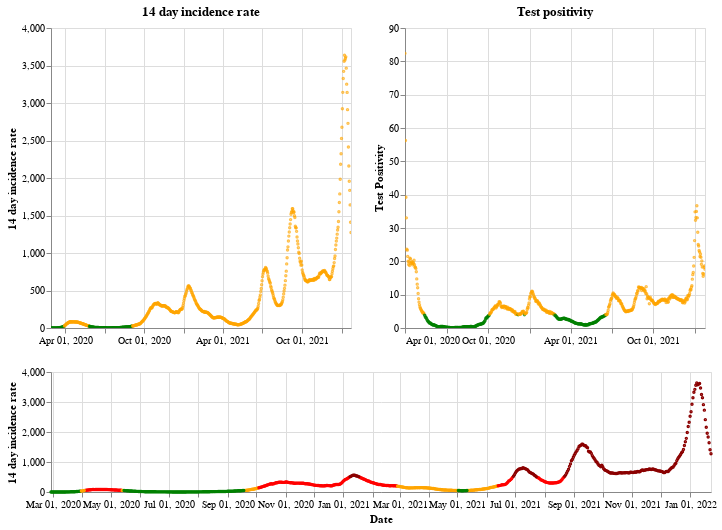

Notebook code for this chart:
### Markdown cell above
## Scotland

### Code cell
plot_traffic_light('Scotland')

### Figure 1 — Vega-Lite specification as saved in the notebook (floating-point values rounded to 4 significant figures; data arrays with more than 128 entries replaced by an {"elided": "..."} marker saying what was removed)
{"config": {"view": {"continuousWidth": 400, "continuousHeight": 300}}, "vconcat": [{"hconcat": [{"mark": {"type": "point", "size": 2}, "encoding": {"color": {"condition": {"value": "green", "test": "(datum.twoWeeklyCasesRate <= 25)"}, "value": "orange"}, "tooltip": [{"type": "nominal", "field": "areaName"}, {"type": "temporal", "field": "date"}, {"type": "quantitative", "field": "twoWeeklyCasesRate"}, {"type": "quantitative", "field": "testPositivity"}], "x": {"type": "temporal", "axis": {"title": ""}, "field": "date", "scale": {"domain": {"selection": "DateBrush"}}, "timeUnit": "yearmonthdate"}, "y": {"type": "quantitative", "axis": {"title": "14 day incidence rate"}, "field": "twoWeeklyCasesRate"}}, "title": "14 day incidence rate", "width": 300}, {"mark": {"type": "point", "size": 2}, "encoding": {"color": {"condition": {"value": "green", "test": "(datum.testPositivity <= 4)"}, "value": "orange"}, "tooltip": [{"type": "nominal", "field": "areaName"}, {"type": "temporal", "field": "date"}, {"type": "quantitative", "field": "twoWeeklyCasesRate"}, {"type": "quantitative", "field": "testPositivity"}], "x": {"type": "temporal", "axis": {"title": ""}, "field": "date", "scale": {"domain": {"selection": "DateBrush"}}, "timeUnit": "yearmonthdate"}, "y": {"type": "quantitative", "axis": {"title": "Test Positivity"}, "field": "testPositivity"}}, "title": "Test positivity", "width": 300}]}, {"layer": [{"mark": {"type": "point", "size": 2}, "encoding": {"color": {"condition": {"value": "orange", "test": "(((datum.testPositivity < 4) && (datum.twoWeeklyCasesRate >= 50)) && (datum.twoWeeklyCasesRate < 200))"}, "value": "red"}, "opacity": {"condition": {"value": 1, "test": "((datum.twoWeeklyCasesRate >= 50) && (datum.twoWeeklyCasesRate < 500))"}, "value": 0}, "tooltip": [{"type": "nominal", "field": "areaName"}, {"type": "temporal", "field": "date"}, {"type": "quantitative", "field": "twoWeeklyCasesRate"}, {"type": "quantitative", "field": "testPositivity"}], "x": {"type": "temporal", "axis": {"title": "Date"}, "field": "date", "timeUnit": "yearmonthdate"}, "y": {"type": "quantitative", "axis": {"title": "14 day incidence rate"}, "field": "twoWeeklyCasesRate"}}, "selection": {"DateBrush": {"type": "interval", "encodings": ["x"], "fields": ["Time"]}}}, {"mark": {"type": "point", "size": 2}, "encoding": {"color": {"value": "darkred"}, "opacity": {"condition": {"value": 1, "test": "(datum.twoWeeklyCasesRate >= 500)"}, "value": 0}, "tooltip": [{"type": "nominal", "field": "areaName"}, {"type": "temporal", "field": "date"}, {"type": "quantitative", "field": "twoWeeklyCasesRate"}, {"type": "quantitative", "field": "testPositivity"}], "x": {"type": "temporal", "axis": {"title": "Date"}, "field": "date", "timeUnit": "yearmonthdate"}, "y": {"type": "quantitative", "axis": {"title": "14 day incidence rate"}, "field": "twoWeeklyCasesRate"}}}, {"mark": {"type": "point", "size": 2}, "encoding": {"color": {"condition": {"value": "green", "test": "((datum.testPositivity < 4) && (datum.twoWeeklyCasesRate < 50))"}, "value": "orange"}, "opacity": {"condition": {"value": 1, "test": "(datum.twoWeeklyCasesRate < 50)"}, "value": 0}, "tooltip": [{"type": "nominal", "field": "areaName"}, {"type": "temporal", "field": "date"}, {"type": "quantitative", "field": "twoWeeklyCasesRate"}, {"type": "quantitative", "field": "testPositivity"}], "x": {"type": "temporal", "axis": {"title": "Date"}, "field": "date", "timeUnit": "yearmonthdate"}, "y": {"type": "quantitative", "axis": {"title": "14 day incidence rate"}, "field": "twoWeeklyCasesRate"}}}], "height": 120, "width": 660}], "data": {"name": "data-90ce8b5332d8ef29c51f52c317bef26a"}, "$schema": "https://vega.github.io/schema/vega-lite/v4.8.1.json", "datasets": {"data-90ce8b5332d8ef29c51f52c317bef26a": {"elided": "696 records"}}}
